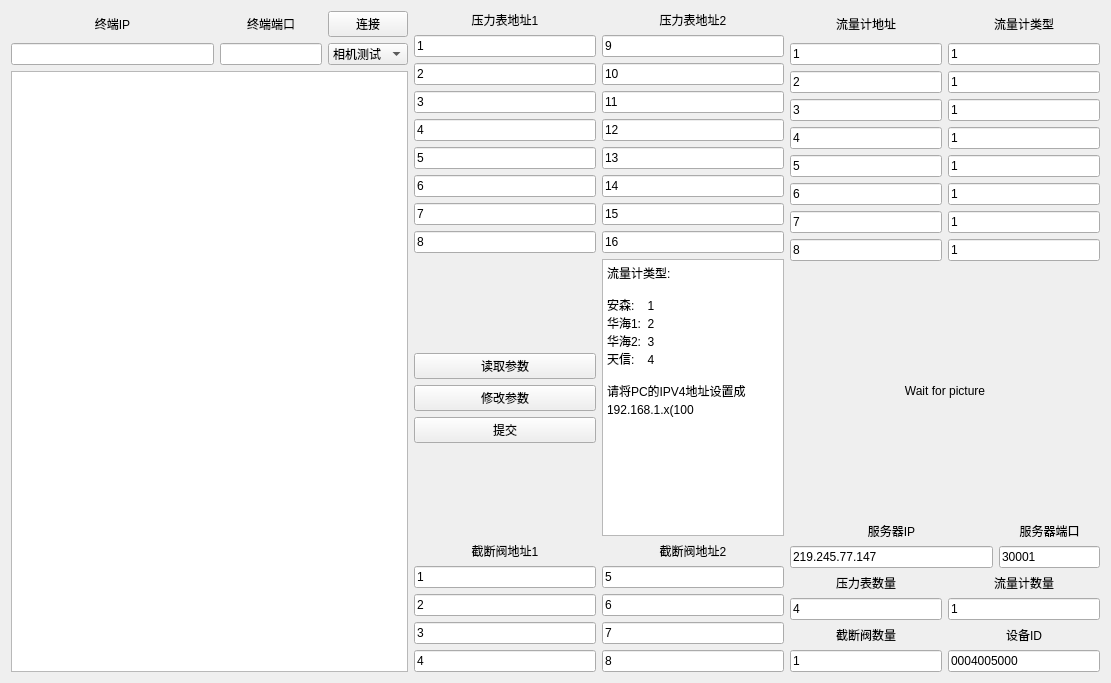
<?xml version="1.0" encoding="UTF-8"?>
<ui version="4.0">
 <class>Widget</class>
 <widget class="QWidget" name="Widget">
  <property name="geometry">
   <rect>
    <x>0</x>
    <y>0</y>
    <width>1111</width>
    <height>683</height>
   </rect>
  </property>
  <property name="windowTitle">
   <string>OilDebug</string>
  </property>
  <layout class="QGridLayout" name="gridLayout">
   <item row="0" column="0">
    <layout class="QHBoxLayout" name="horizontalLayout_11" stretch="2,1">
     <item>
      <layout class="QVBoxLayout" name="verticalLayout_11">
       <item>
        <widget class="QLabel" name="label_3">
         <property name="text">
          <string>&lt;html&gt;&lt;head/&gt;&lt;body&gt;&lt;p align=&quot;center&quot;&gt;终端IP&lt;/p&gt;&lt;/body&gt;&lt;/html&gt;</string>
         </property>
        </widget>
       </item>
       <item>
        <widget class="QLineEdit" name="IPLineEdit"/>
       </item>
      </layout>
     </item>
     <item>
      <layout class="QVBoxLayout" name="verticalLayout_12">
       <item>
        <widget class="QLabel" name="label_4">
         <property name="text">
          <string>&lt;html&gt;&lt;head/&gt;&lt;body&gt;&lt;p align=&quot;center&quot;&gt;终端端口&lt;/p&gt;&lt;/body&gt;&lt;/html&gt;</string>
         </property>
        </widget>
       </item>
       <item>
        <widget class="QLineEdit" name="comLineEdit"/>
       </item>
      </layout>
     </item>
    </layout>
   </item>
   <item row="0" column="1">
    <layout class="QVBoxLayout" name="verticalLayout_17">
     <item>
      <widget class="QPushButton" name="connectpushButton">
       <property name="text">
        <string>连接</string>
       </property>
      </widget>
     </item>
     <item>
      <widget class="QComboBox" name="funComboBox">
       <item>
        <property name="text">
         <string>相机测试</string>
        </property>
       </item>
       <item>
        <property name="text">
         <string>仪表数据</string>
        </property>
       </item>
       <item>
        <property name="text">
         <string>功放测试</string>
        </property>
       </item>
       <item>
        <property name="text">
         <string>联网测试</string>
        </property>
       </item>
       <item>
        <property name="text">
         <string>ARM重启</string>
        </property>
       </item>
       <item>
        <property name="text">
         <string>开截断阀</string>
        </property>
       </item>
       <item>
        <property name="text">
         <string>关截断阀</string>
        </property>
       </item>
       <item>
        <property name="text">
         <string>自检</string>
        </property>
       </item>
      </widget>
     </item>
    </layout>
   </item>
   <item row="0" column="2" rowspan="2">
    <layout class="QVBoxLayout" name="verticalLayout_15">
     <item>
      <layout class="QHBoxLayout" name="horizontalLayout_9">
       <item>
        <layout class="QVBoxLayout" name="verticalLayout_2">
         <item>
          <widget class="QLabel" name="label_8">
           <property name="text">
            <string>&lt;html&gt;&lt;head/&gt;&lt;body&gt;&lt;p align=&quot;center&quot;&gt;压力表地址1&lt;/p&gt;&lt;/body&gt;&lt;/html&gt;</string>
           </property>
          </widget>
         </item>
         <item>
          <widget class="QLineEdit" name="preAddr1lineEdit">
           <property name="text">
            <string>1</string>
           </property>
          </widget>
         </item>
         <item>
          <widget class="QLineEdit" name="preAddr2lineEdit">
           <property name="text">
            <string>2</string>
           </property>
          </widget>
         </item>
         <item>
          <widget class="QLineEdit" name="preAddr3lineEdit">
           <property name="text">
            <string>3</string>
           </property>
          </widget>
         </item>
         <item>
          <widget class="QLineEdit" name="preAddr4lineEdit">
           <property name="text">
            <string>4</string>
           </property>
          </widget>
         </item>
         <item>
          <widget class="QLineEdit" name="preAddr5lineEdit">
           <property name="text">
            <string>5</string>
           </property>
          </widget>
         </item>
         <item>
          <widget class="QLineEdit" name="preAddr6lineEdit">
           <property name="text">
            <string>6</string>
           </property>
          </widget>
         </item>
         <item>
          <widget class="QLineEdit" name="preAddr7lineEdit">
           <property name="text">
            <string>7</string>
           </property>
          </widget>
         </item>
         <item>
          <widget class="QLineEdit" name="preAddr8lineEdit">
           <property name="text">
            <string>8</string>
           </property>
          </widget>
         </item>
        </layout>
       </item>
       <item>
        <layout class="QVBoxLayout" name="verticalLayout_3">
         <item>
          <widget class="QLabel" name="label_9">
           <property name="text">
            <string>&lt;html&gt;&lt;head/&gt;&lt;body&gt;&lt;p align=&quot;center&quot;&gt;压力表地址2&lt;/p&gt;&lt;/body&gt;&lt;/html&gt;</string>
           </property>
          </widget>
         </item>
         <item>
          <widget class="QLineEdit" name="preAddr9lineEdit">
           <property name="text">
            <string>9</string>
           </property>
          </widget>
         </item>
         <item>
          <widget class="QLineEdit" name="preAddr10lineEdit">
           <property name="text">
            <string>10</string>
           </property>
          </widget>
         </item>
         <item>
          <widget class="QLineEdit" name="preAddr11lineEdit">
           <property name="text">
            <string>11</string>
           </property>
          </widget>
         </item>
         <item>
          <widget class="QLineEdit" name="preAddr12lineEdit">
           <property name="text">
            <string>12</string>
           </property>
          </widget>
         </item>
         <item>
          <widget class="QLineEdit" name="preAddr13lineEdit">
           <property name="text">
            <string>13</string>
           </property>
          </widget>
         </item>
         <item>
          <widget class="QLineEdit" name="lpreAddr14lineEdit">
           <property name="text">
            <string>14</string>
           </property>
          </widget>
         </item>
         <item>
          <widget class="QLineEdit" name="preAddr15lineEdit">
           <property name="text">
            <string>15</string>
           </property>
          </widget>
         </item>
         <item>
          <widget class="QLineEdit" name="preAddr16lineEdit">
           <property name="text">
            <string>16</string>
           </property>
          </widget>
         </item>
        </layout>
       </item>
      </layout>
     </item>
     <item>
      <layout class="QHBoxLayout" name="horizontalLayout_12" stretch="1,1">
       <item>
        <layout class="QVBoxLayout" name="verticalLayout_4">
         <item>
          <spacer name="verticalSpacer">
           <property name="orientation">
            <enum>Qt::Vertical</enum>
           </property>
           <property name="sizeHint" stdset="0">
            <size>
             <width>20</width>
             <height>40</height>
            </size>
           </property>
          </spacer>
         </item>
         <item>
          <widget class="QPushButton" name="readPushButton">
           <property name="text">
            <string>读取参数</string>
           </property>
          </widget>
         </item>
         <item>
          <widget class="QPushButton" name="modiPushButton">
           <property name="text">
            <string>修改参数</string>
           </property>
          </widget>
         </item>
         <item>
          <widget class="QPushButton" name="confPushButton">
           <property name="text">
            <string>提交</string>
           </property>
          </widget>
         </item>
         <item>
          <spacer name="verticalSpacer_4">
           <property name="orientation">
            <enum>Qt::Vertical</enum>
           </property>
           <property name="sizeHint" stdset="0">
            <size>
             <width>20</width>
             <height>40</height>
            </size>
           </property>
          </spacer>
         </item>
         <item>
          <widget class="QLabel" name="label_12">
           <property name="text">
            <string>&lt;html&gt;&lt;head/&gt;&lt;body&gt;&lt;p align=&quot;center&quot;&gt;截断阀地址1&lt;/p&gt;&lt;/body&gt;&lt;/html&gt;</string>
           </property>
          </widget>
         </item>
         <item>
          <widget class="QLineEdit" name="blocAddr1lineEdit">
           <property name="text">
            <string>1</string>
           </property>
          </widget>
         </item>
         <item>
          <widget class="QLineEdit" name="blocAddr2lineEdit">
           <property name="text">
            <string>2</string>
           </property>
          </widget>
         </item>
         <item>
          <widget class="QLineEdit" name="blocAddr3lineEdit">
           <property name="text">
            <string>3</string>
           </property>
          </widget>
         </item>
         <item>
          <widget class="QLineEdit" name="blocAddr4lineEdit">
           <property name="text">
            <string>4</string>
           </property>
          </widget>
         </item>
        </layout>
       </item>
       <item>
        <layout class="QVBoxLayout" name="verticalLayout_13">
         <item>
          <widget class="QPlainTextEdit" name="plainTextEdit">
           <property name="plainText">
            <string>流量计类型:

安森:    1
华海1:  2
华海2:  3
天信:    4

请将PC的IPV4地址设置成192.168.1.x(100&lt;x&lt;250),再使用该软件进行调试!</string>
           </property>
          </widget>
         </item>
         <item>
          <widget class="QLabel" name="label_13">
           <property name="text">
            <string>&lt;html&gt;&lt;head/&gt;&lt;body&gt;&lt;p align=&quot;center&quot;&gt;截断阀地址2&lt;/p&gt;&lt;/body&gt;&lt;/html&gt;</string>
           </property>
          </widget>
         </item>
         <item>
          <widget class="QLineEdit" name="blocAddr5lineEdit">
           <property name="text">
            <string>5</string>
           </property>
          </widget>
         </item>
         <item>
          <widget class="QLineEdit" name="blocAddr6lineEdit">
           <property name="text">
            <string>6</string>
           </property>
          </widget>
         </item>
         <item>
          <widget class="QLineEdit" name="blocAddr7lineEdit">
           <property name="text">
            <string>7</string>
           </property>
          </widget>
         </item>
         <item>
          <widget class="QLineEdit" name="blocAddr8lineEdit">
           <property name="text">
            <string>8</string>
           </property>
          </widget>
         </item>
        </layout>
       </item>
      </layout>
     </item>
    </layout>
   </item>
   <item row="0" column="3" rowspan="2">
    <layout class="QVBoxLayout" name="verticalLayout_16" stretch="1,1,0">
     <item>
      <layout class="QVBoxLayout" name="verticalLayout">
       <item>
        <layout class="QHBoxLayout" name="horizontalLayout_10">
         <item>
          <widget class="QLabel" name="label_10">
           <property name="text">
            <string>&lt;html&gt;&lt;head/&gt;&lt;body&gt;&lt;p align=&quot;center&quot;&gt;流量计地址&lt;/p&gt;&lt;/body&gt;&lt;/html&gt;</string>
           </property>
          </widget>
         </item>
         <item>
          <widget class="QLabel" name="label_11">
           <property name="text">
            <string>&lt;html&gt;&lt;head/&gt;&lt;body&gt;&lt;p align=&quot;center&quot;&gt;流量计类型&lt;/p&gt;&lt;/body&gt;&lt;/html&gt;</string>
           </property>
          </widget>
         </item>
        </layout>
       </item>
       <item>
        <layout class="QHBoxLayout" name="horizontalLayout" stretch="0,0">
         <item>
          <widget class="QLineEdit" name="flowAddr1lineEdit">
           <property name="text">
            <string>1</string>
           </property>
          </widget>
         </item>
         <item>
          <widget class="QLineEdit" name="flowType1lineEdit">
           <property name="text">
            <string>1</string>
           </property>
          </widget>
         </item>
        </layout>
       </item>
       <item>
        <layout class="QHBoxLayout" name="horizontalLayout_2" stretch="0,0">
         <item>
          <widget class="QLineEdit" name="flowAddr2lineEdit">
           <property name="text">
            <string>2</string>
           </property>
          </widget>
         </item>
         <item>
          <widget class="QLineEdit" name="flowType2lineEdit">
           <property name="text">
            <string>1</string>
           </property>
          </widget>
         </item>
        </layout>
       </item>
       <item>
        <layout class="QHBoxLayout" name="horizontalLayout_3" stretch="0,0">
         <item>
          <widget class="QLineEdit" name="flowAddr3lineEdit">
           <property name="text">
            <string>3</string>
           </property>
          </widget>
         </item>
         <item>
          <widget class="QLineEdit" name="flowType3lineEdit">
           <property name="text">
            <string>1</string>
           </property>
          </widget>
         </item>
        </layout>
       </item>
       <item>
        <layout class="QHBoxLayout" name="horizontalLayout_4" stretch="0,0">
         <item>
          <widget class="QLineEdit" name="flowAddr4lineEdit">
           <property name="text">
            <string>4</string>
           </property>
          </widget>
         </item>
         <item>
          <widget class="QLineEdit" name="flowType4lineEdit">
           <property name="text">
            <string>1</string>
           </property>
          </widget>
         </item>
        </layout>
       </item>
       <item>
        <layout class="QHBoxLayout" name="horizontalLayout_5" stretch="0,0">
         <item>
          <widget class="QLineEdit" name="flowAddr5lineEdit">
           <property name="text">
            <string>5</string>
           </property>
          </widget>
         </item>
         <item>
          <widget class="QLineEdit" name="flowType5lineEdit">
           <property name="text">
            <string>1</string>
           </property>
          </widget>
         </item>
        </layout>
       </item>
       <item>
        <layout class="QHBoxLayout" name="horizontalLayout_6" stretch="0,0">
         <item>
          <widget class="QLineEdit" name="flowAddr6lineEdit">
           <property name="text">
            <string>6</string>
           </property>
          </widget>
         </item>
         <item>
          <widget class="QLineEdit" name="flowType6lineEdit">
           <property name="text">
            <string>1</string>
           </property>
          </widget>
         </item>
        </layout>
       </item>
       <item>
        <layout class="QHBoxLayout" name="horizontalLayout_7" stretch="0,0">
         <item>
          <widget class="QLineEdit" name="flowAddr7lineEdit">
           <property name="text">
            <string>7</string>
           </property>
          </widget>
         </item>
         <item>
          <widget class="QLineEdit" name="flowType7lineEdit">
           <property name="text">
            <string>1</string>
           </property>
          </widget>
         </item>
        </layout>
       </item>
       <item>
        <layout class="QHBoxLayout" name="horizontalLayout_8" stretch="0,0">
         <item>
          <widget class="QLineEdit" name="flowAddr8lineEdit">
           <property name="text">
            <string>8</string>
           </property>
          </widget>
         </item>
         <item>
          <widget class="QLineEdit" name="flowType8lineEdit">
           <property name="text">
            <string>1</string>
           </property>
          </widget>
         </item>
        </layout>
       </item>
      </layout>
     </item>
     <item>
      <widget class="QLabel" name="picturelabel">
       <property name="text">
        <string>&lt;html&gt;&lt;head/&gt;&lt;body&gt;&lt;p align=&quot;center&quot;&gt;Wait for picture&lt;/p&gt;&lt;/body&gt;&lt;/html&gt;</string>
       </property>
      </widget>
     </item>
     <item>
      <layout class="QVBoxLayout" name="verticalLayout_14">
       <item>
        <layout class="QHBoxLayout" name="horizontalLayout_13" stretch="2,1">
         <item>
          <layout class="QVBoxLayout" name="verticalLayout_5">
           <item>
            <widget class="QLabel" name="label">
             <property name="text">
              <string>&lt;html&gt;&lt;head/&gt;&lt;body&gt;&lt;p align=&quot;center&quot;&gt;服务器IP&lt;/p&gt;&lt;/body&gt;&lt;/html&gt;</string>
             </property>
            </widget>
           </item>
           <item>
            <widget class="QLineEdit" name="severIPLineEdit">
             <property name="text">
              <string>219.245.77.147</string>
             </property>
            </widget>
           </item>
          </layout>
         </item>
         <item>
          <layout class="QVBoxLayout" name="verticalLayout_6">
           <item>
            <widget class="QLabel" name="label_2">
             <property name="text">
              <string>&lt;html&gt;&lt;head/&gt;&lt;body&gt;&lt;p align=&quot;center&quot;&gt;服务器端口&lt;/p&gt;&lt;/body&gt;&lt;/html&gt;</string>
             </property>
            </widget>
           </item>
           <item>
            <widget class="QLineEdit" name="severComLineEdit">
             <property name="text">
              <string>30001</string>
             </property>
            </widget>
           </item>
          </layout>
         </item>
        </layout>
       </item>
       <item>
        <layout class="QHBoxLayout" name="horizontalLayout_14">
         <item>
          <layout class="QVBoxLayout" name="verticalLayout_7">
           <item>
            <widget class="QLabel" name="label_5">
             <property name="text">
              <string>&lt;html&gt;&lt;head/&gt;&lt;body&gt;&lt;p align=&quot;center&quot;&gt;压力表数量&lt;/p&gt;&lt;/body&gt;&lt;/html&gt;</string>
             </property>
            </widget>
           </item>
           <item>
            <widget class="QLineEdit" name="preNumLineEdit">
             <property name="text">
              <string>4</string>
             </property>
            </widget>
           </item>
          </layout>
         </item>
         <item>
          <layout class="QVBoxLayout" name="verticalLayout_8">
           <item>
            <widget class="QLabel" name="label_6">
             <property name="text">
              <string>&lt;html&gt;&lt;head/&gt;&lt;body&gt;&lt;p align=&quot;center&quot;&gt;流量计数量&lt;/p&gt;&lt;/body&gt;&lt;/html&gt;</string>
             </property>
            </widget>
           </item>
           <item>
            <widget class="QLineEdit" name="flowNumLineEdit">
             <property name="text">
              <string>1</string>
             </property>
            </widget>
           </item>
          </layout>
         </item>
        </layout>
       </item>
       <item>
        <layout class="QHBoxLayout" name="horizontalLayout_15">
         <item>
          <layout class="QVBoxLayout" name="verticalLayout_9">
           <item>
            <widget class="QLabel" name="label_7">
             <property name="text">
              <string>&lt;html&gt;&lt;head/&gt;&lt;body&gt;&lt;p align=&quot;center&quot;&gt;截断阀数量&lt;/p&gt;&lt;/body&gt;&lt;/html&gt;</string>
             </property>
            </widget>
           </item>
           <item>
            <widget class="QLineEdit" name="bloNumLineEdit">
             <property name="text">
              <string>1</string>
             </property>
            </widget>
           </item>
          </layout>
         </item>
         <item>
          <layout class="QVBoxLayout" name="verticalLayout_10">
           <item>
            <widget class="QLabel" name="label_14">
             <property name="text">
              <string>&lt;html&gt;&lt;head/&gt;&lt;body&gt;&lt;p align=&quot;center&quot;&gt;设备ID&lt;/p&gt;&lt;/body&gt;&lt;/html&gt;</string>
             </property>
            </widget>
           </item>
           <item>
            <widget class="QLineEdit" name="devidLineEdit">
             <property name="text">
              <string>0004005000</string>
             </property>
             <property name="echoMode">
              <enum>QLineEdit::Normal</enum>
             </property>
            </widget>
           </item>
          </layout>
         </item>
        </layout>
       </item>
      </layout>
     </item>
    </layout>
   </item>
   <item row="1" column="0" colspan="2">
    <layout class="QVBoxLayout" name="verticalLayout_18" stretch="1">
     <item>
      <widget class="QTextBrowser" name="textBrowser"/>
     </item>
    </layout>
   </item>
  </layout>
 </widget>
 <layoutdefault spacing="6" margin="11"/>
 <resources/>
 <connections/>
</ui>
